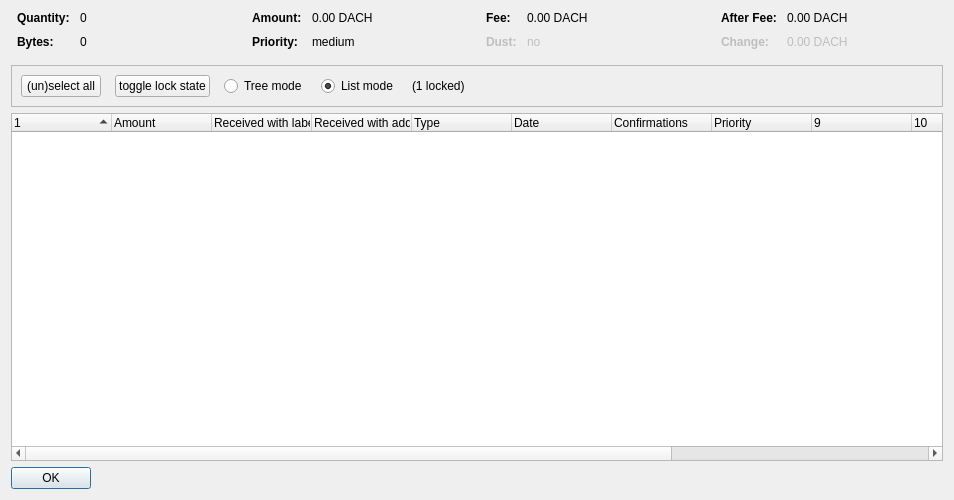
<?xml version="1.0" encoding="UTF-8"?>
<ui version="4.0">
 <class>CoinControlDialog</class>
 <widget class="QDialog" name="CoinControlDialog">
  <property name="geometry">
   <rect>
    <x>0</x>
    <y>0</y>
    <width>954</width>
    <height>500</height>
   </rect>
  </property>
  <property name="windowTitle">
   <string>Coin Selection</string>
  </property>
  <layout class="QVBoxLayout" name="verticalLayout">
   <item>
    <layout class="QHBoxLayout" name="horizontalLayoutTop" stretch="0,0,0,0">
     <property name="topMargin">
      <number>0</number>
     </property>
     <property name="bottomMargin">
      <number>10</number>
     </property>
     <item>
      <layout class="QFormLayout" name="formLayoutCoinControl1">
       <property name="horizontalSpacing">
        <number>10</number>
       </property>
       <property name="verticalSpacing">
        <number>10</number>
       </property>
       <property name="leftMargin">
        <number>6</number>
       </property>
       <property name="rightMargin">
        <number>6</number>
       </property>
       <item row="0" column="0">
        <widget class="QLabel" name="labelCoinControlQuantityText">
         <property name="font">
          <font>
           <weight>75</weight>
           <bold>true</bold>
          </font>
         </property>
         <property name="text">
          <string>Quantity:</string>
         </property>
        </widget>
       </item>
       <item row="0" column="1">
        <widget class="QLabel" name="labelCoinControlQuantity">
         <property name="cursor">
          <cursorShape>IBeamCursor</cursorShape>
         </property>
         <property name="contextMenuPolicy">
          <enum>Qt::ActionsContextMenu</enum>
         </property>
         <property name="text">
          <string notr="true">0</string>
         </property>
         <property name="textInteractionFlags">
          <set>Qt::LinksAccessibleByMouse|Qt::TextSelectableByKeyboard|Qt::TextSelectableByMouse</set>
         </property>
        </widget>
       </item>
       <item row="1" column="0">
        <widget class="QLabel" name="labelCoinControlBytesText">
         <property name="font">
          <font>
           <weight>75</weight>
           <bold>true</bold>
          </font>
         </property>
         <property name="text">
          <string>Bytes:</string>
         </property>
        </widget>
       </item>
       <item row="1" column="1">
        <widget class="QLabel" name="labelCoinControlBytes">
         <property name="cursor">
          <cursorShape>IBeamCursor</cursorShape>
         </property>
         <property name="contextMenuPolicy">
          <enum>Qt::ActionsContextMenu</enum>
         </property>
         <property name="text">
          <string notr="true">0</string>
         </property>
         <property name="textInteractionFlags">
          <set>Qt::LinksAccessibleByMouse|Qt::TextSelectableByKeyboard|Qt::TextSelectableByMouse</set>
         </property>
        </widget>
       </item>
      </layout>
     </item>
     <item>
      <layout class="QFormLayout" name="formLayoutCoinControl2">
       <property name="horizontalSpacing">
        <number>10</number>
       </property>
       <property name="verticalSpacing">
        <number>10</number>
       </property>
       <property name="leftMargin">
        <number>6</number>
       </property>
       <property name="rightMargin">
        <number>6</number>
       </property>
       <item row="0" column="0">
        <widget class="QLabel" name="labelCoinControlAmountText">
         <property name="font">
          <font>
           <weight>75</weight>
           <bold>true</bold>
          </font>
         </property>
         <property name="text">
          <string>Amount:</string>
         </property>
        </widget>
       </item>
       <item row="0" column="1">
        <widget class="QLabel" name="labelCoinControlAmount">
         <property name="cursor">
          <cursorShape>IBeamCursor</cursorShape>
         </property>
         <property name="contextMenuPolicy">
          <enum>Qt::ActionsContextMenu</enum>
         </property>
         <property name="text">
          <string notr="true">0.00 DACH</string>
         </property>
         <property name="textInteractionFlags">
          <set>Qt::LinksAccessibleByMouse|Qt::TextSelectableByKeyboard|Qt::TextSelectableByMouse</set>
         </property>
        </widget>
       </item>
       <item row="1" column="0">
        <widget class="QLabel" name="labelCoinControlPriorityText">
         <property name="font">
          <font>
           <weight>75</weight>
           <bold>true</bold>
          </font>
         </property>
         <property name="text">
          <string>Priority:</string>
         </property>
        </widget>
       </item>
       <item row="1" column="1">
        <widget class="QLabel" name="labelCoinControlPriority">
         <property name="cursor">
          <cursorShape>IBeamCursor</cursorShape>
         </property>
         <property name="contextMenuPolicy">
          <enum>Qt::ActionsContextMenu</enum>
         </property>
         <property name="text">
          <string>medium</string>
         </property>
         <property name="textInteractionFlags">
          <set>Qt::LinksAccessibleByMouse|Qt::TextSelectableByKeyboard|Qt::TextSelectableByMouse</set>
         </property>
        </widget>
       </item>
      </layout>
     </item>
     <item>
      <layout class="QFormLayout" name="formLayoutCoinControl3">
       <property name="horizontalSpacing">
        <number>10</number>
       </property>
       <property name="verticalSpacing">
        <number>10</number>
       </property>
       <property name="leftMargin">
        <number>6</number>
       </property>
       <property name="rightMargin">
        <number>6</number>
       </property>
       <item row="0" column="0">
        <widget class="QLabel" name="labelCoinControlFeeText">
         <property name="font">
          <font>
           <weight>75</weight>
           <bold>true</bold>
          </font>
         </property>
         <property name="text">
          <string>Fee:</string>
         </property>
        </widget>
       </item>
       <item row="0" column="1">
        <widget class="QLabel" name="labelCoinControlFee">
         <property name="cursor">
          <cursorShape>IBeamCursor</cursorShape>
         </property>
         <property name="contextMenuPolicy">
          <enum>Qt::ActionsContextMenu</enum>
         </property>
         <property name="text">
          <string notr="true">0.00 DACH</string>
         </property>
         <property name="textInteractionFlags">
          <set>Qt::LinksAccessibleByMouse|Qt::TextSelectableByKeyboard|Qt::TextSelectableByMouse</set>
         </property>
        </widget>
       </item>
       <item row="1" column="0">
        <widget class="QLabel" name="labelCoinControlLowOutputText">
         <property name="enabled">
          <bool>false</bool>
         </property>
         <property name="font">
          <font>
           <weight>75</weight>
           <bold>true</bold>
          </font>
         </property>
         <property name="text">
          <string>Dust:</string>
         </property>
        </widget>
       </item>
       <item row="1" column="1">
        <widget class="QLabel" name="labelCoinControlLowOutput">
         <property name="enabled">
          <bool>false</bool>
         </property>
         <property name="cursor">
          <cursorShape>IBeamCursor</cursorShape>
         </property>
         <property name="contextMenuPolicy">
          <enum>Qt::ActionsContextMenu</enum>
         </property>
         <property name="text">
          <string>no</string>
         </property>
         <property name="textInteractionFlags">
          <set>Qt::LinksAccessibleByMouse|Qt::TextSelectableByKeyboard|Qt::TextSelectableByMouse</set>
         </property>
        </widget>
       </item>
      </layout>
     </item>
     <item>
      <layout class="QFormLayout" name="formLayoutCoinControl4">
       <property name="horizontalSpacing">
        <number>10</number>
       </property>
       <property name="verticalSpacing">
        <number>10</number>
       </property>
       <property name="leftMargin">
        <number>6</number>
       </property>
       <property name="rightMargin">
        <number>6</number>
       </property>
       <item row="0" column="0">
        <widget class="QLabel" name="labelCoinControlAfterFeeText">
         <property name="font">
          <font>
           <weight>75</weight>
           <bold>true</bold>
          </font>
         </property>
         <property name="text">
          <string>After Fee:</string>
         </property>
        </widget>
       </item>
       <item row="0" column="1">
        <widget class="QLabel" name="labelCoinControlAfterFee">
         <property name="cursor">
          <cursorShape>IBeamCursor</cursorShape>
         </property>
         <property name="contextMenuPolicy">
          <enum>Qt::ActionsContextMenu</enum>
         </property>
         <property name="text">
          <string notr="true">0.00 DACH</string>
         </property>
         <property name="textInteractionFlags">
          <set>Qt::LinksAccessibleByMouse|Qt::TextSelectableByKeyboard|Qt::TextSelectableByMouse</set>
         </property>
        </widget>
       </item>
       <item row="1" column="0">
        <widget class="QLabel" name="labelCoinControlChangeText">
         <property name="enabled">
          <bool>false</bool>
         </property>
         <property name="font">
          <font>
           <weight>75</weight>
           <bold>true</bold>
          </font>
         </property>
         <property name="text">
          <string>Change:</string>
         </property>
        </widget>
       </item>
       <item row="1" column="1">
        <widget class="QLabel" name="labelCoinControlChange">
         <property name="enabled">
          <bool>false</bool>
         </property>
         <property name="cursor">
          <cursorShape>IBeamCursor</cursorShape>
         </property>
         <property name="contextMenuPolicy">
          <enum>Qt::ActionsContextMenu</enum>
         </property>
         <property name="text">
          <string notr="true">0.00 DACH</string>
         </property>
         <property name="textInteractionFlags">
          <set>Qt::LinksAccessibleByMouse|Qt::TextSelectableByKeyboard|Qt::TextSelectableByMouse</set>
         </property>
        </widget>
       </item>
      </layout>
     </item>
    </layout>
   </item>
   <item>
    <widget class="QFrame" name="frame">
     <property name="minimumSize">
      <size>
       <width>0</width>
       <height>40</height>
      </size>
     </property>
     <property name="frameShape">
      <enum>QFrame::StyledPanel</enum>
     </property>
     <property name="frameShadow">
      <enum>QFrame::Sunken</enum>
     </property>
     <layout class="QHBoxLayout" name="horizontalLayout">
      <item>
       <layout class="QHBoxLayout" name="horizontalLayoutPanel" stretch="0,0,0,0,0,0">
        <property name="spacing">
         <number>14</number>
        </property>
        <item>
         <widget class="QPushButton" name="pushButtonSelectAll">
          <property name="sizePolicy">
           <sizepolicy hsizetype="Maximum" vsizetype="Fixed">
            <horstretch>0</horstretch>
            <verstretch>0</verstretch>
           </sizepolicy>
          </property>
          <property name="text">
           <string>(un)select all</string>
          </property>
          <property name="autoDefault">
           <bool>false</bool>
          </property>
         </widget>
        </item>
        <item>
         <widget class="QPushButton" name="pushButtonToggleLock">
          <property name="sizePolicy">
           <sizepolicy hsizetype="Maximum" vsizetype="Fixed">
            <horstretch>0</horstretch>
            <verstretch>0</verstretch>
           </sizepolicy>
          </property>
          <property name="text">
           <string>toggle lock state</string>
          </property>
          <property name="autoDefault">
           <bool>false</bool>
          </property>
         </widget>
        </item>
        <item>
         <widget class="QRadioButton" name="radioTreeMode">
          <property name="sizePolicy">
           <sizepolicy hsizetype="Maximum" vsizetype="Fixed">
            <horstretch>0</horstretch>
            <verstretch>0</verstretch>
           </sizepolicy>
          </property>
          <property name="text">
           <string>Tree mode</string>
          </property>
         </widget>
        </item>
        <item>
         <widget class="QRadioButton" name="radioListMode">
          <property name="sizePolicy">
           <sizepolicy hsizetype="Maximum" vsizetype="Fixed">
            <horstretch>0</horstretch>
            <verstretch>0</verstretch>
           </sizepolicy>
          </property>
          <property name="text">
           <string>List mode</string>
          </property>
          <property name="checked">
           <bool>true</bool>
          </property>
         </widget>
        </item>
        <item>
         <widget class="QLabel" name="labelLocked">
          <property name="text">
           <string>(1 locked)</string>
          </property>
         </widget>
        </item>
        <item>
         <spacer name="horizontalSpacer">
          <property name="orientation">
           <enum>Qt::Horizontal</enum>
          </property>
          <property name="sizeHint" stdset="0">
           <size>
            <width>40</width>
            <height>20</height>
           </size>
          </property>
         </spacer>
        </item>
       </layout>
      </item>
     </layout>
    </widget>
   </item>
   <item>
    <widget class="CoinControlTreeWidget" name="treeWidget">
     <property name="contextMenuPolicy">
      <enum>Qt::CustomContextMenu</enum>
     </property>
     <property name="sortingEnabled">
      <bool>false</bool>
     </property>
     <property name="columnCount">
      <number>13</number>
     </property>
     <attribute name="headerShowSortIndicator" stdset="0">
      <bool>true</bool>
     </attribute>
     <attribute name="headerStretchLastSection">
      <bool>false</bool>
     </attribute>
     <column>
      <property name="text">
       <string/>
      </property>
     </column>
     <column>
      <property name="text">
       <string>Amount</string>
      </property>
     </column>
     <column>
      <property name="text">
       <string>Received with label</string>
      </property>
     </column>
     <column>
      <property name="text">
       <string>Received with address</string>
      </property>
     </column>
     <column>
      <property name="text">
	<string>Type</string>
      </property>
     </column>
     <column>
      <property name="text">	 
       <string>Date</string>
      </property>
     </column>
     <column>
      <property name="text">
       <string>Confirmations</string>
      </property>
      <property name="toolTip">
       <string>Confirmed</string>
      </property>
     </column>
     <column>
      <property name="text">
       <string>Priority</string>
      </property>
     </column>
     <column>
      <property name="text">
       <string/>
      </property>
     </column>
     <column>
      <property name="text">
       <string/>
      </property>
     </column>
     <column>
      <property name="text">
       <string/>
      </property>
     </column>
     <column>
      <property name="text">
       <string/>
      </property>
     </column>
     <column>
      <property name="text">
       <string/>
      </property>
     </column>
    </widget>
   </item>
   <item>
    <widget class="QDialogButtonBox" name="buttonBox">
     <property name="sizePolicy">
      <sizepolicy hsizetype="Maximum" vsizetype="Fixed">
       <horstretch>0</horstretch>
       <verstretch>0</verstretch>
      </sizepolicy>
     </property>
     <property name="orientation">
      <enum>Qt::Horizontal</enum>
     </property>
     <property name="standardButtons">
      <set>QDialogButtonBox::Ok</set>
     </property>
    </widget>
   </item>
  </layout>
 </widget>
 <customwidgets>
  <customwidget>
   <class>CoinControlTreeWidget</class>
   <extends>QTreeWidget</extends>
   <header>coincontroltreewidget.h</header>
  </customwidget>
 </customwidgets>
 <resources/>
 <connections/>
</ui>
